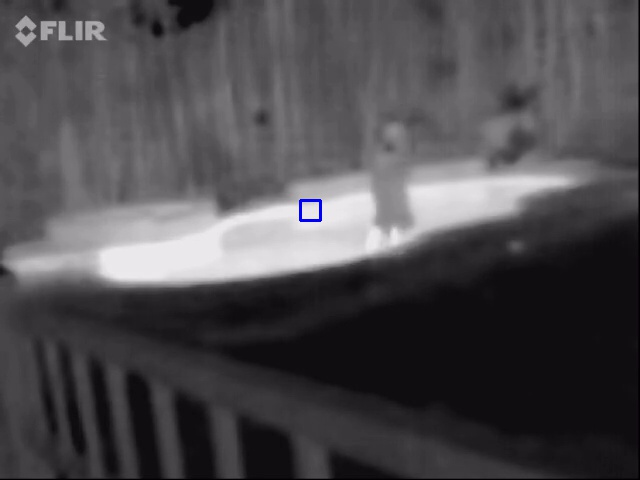
#> input picture d.jpg, 640 x 480 px, given in place of the camera
$ python detectblob.py
#> lines starting #> are read from the running program, lines starting #| are printed output that depends on the picture; after the words box and inside, x2 and y2 are one past the last pixel; in counts of white or black regions, pixels touching at a corner belong together
#!/usr/bin/env python

import numpy as np
import cv2
import glob

# [9 lines of commented-out code are left out]

blobsNotFound = []
cap = cv2.VideoCapture(0)

# Set up the SimpleBlobdetector with default parameters.
params = cv2.SimpleBlobDetector_Params()

# Change thresholds
params.minThreshold = 0;
params.maxThreshold = 256;

# Filter by Area.
params.filterByArea = True
params.minArea = 30

# Filter by Circularity
params.filterByCircularity = True
params.minCircularity = 0.1

# Filter by Convexity
params.filterByConvexity = True
params.minConvexity = 0.5

# Filter by Inertia
params.filterByInertia =True
params.minInertiaRatio = 0.5

detector = cv2.SimpleBlobDetector_create(params)

while(True):
    _, frame = cap.read()
#> frame is the input picture: shape (480, 640, 3); mean B, G, R 78.3, 75.1, 77.1

    hsv = cv2.cvtColor(frame, cv2.COLOR_BGR2HSV)
#> hsv: shape (480, 640, 3); mean H, S, V 139.9, 19.1, 78.3

    # define range of purple color in HSV
    purpleMin = np.array([115,50,10])
    purpleMax = np.array([160,255,255])

    # Sets pixels to white if in purple range, else will be set to black
    mask = cv2.inRange(hsv, purpleMin, purpleMax)
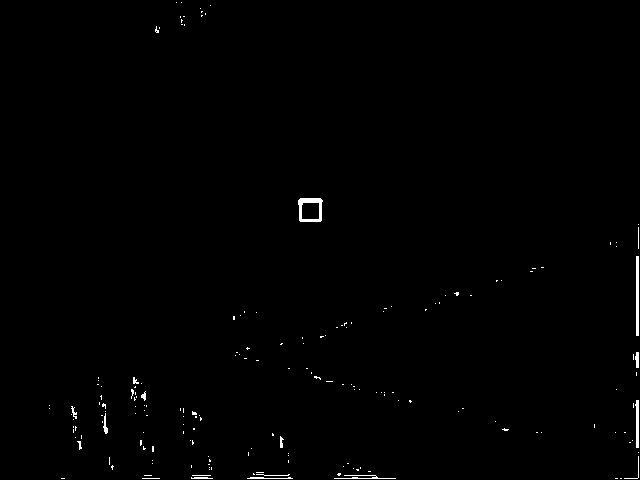
#> mask: shape (480, 640); 0.57% white; 180 white regions (164 under 20 px), largest, box (x1, y1, x2, y2) and area: (298, 198, 323, 222) 285, (636, 256, 639, 336) 240, (635, 400, 639, 448) 146

    # Bitwise-AND of mask and purple only image - only used for display
    res = cv2.bitwise_and(frame, frame, mask= mask)

    # mask = cv2.erode(mask, None, iterations=1)
    # commented out erode call, detection more accurate without it

    # dilate makes the in range areas larger
    mask = cv2.dilate(mask, None, iterations=1)
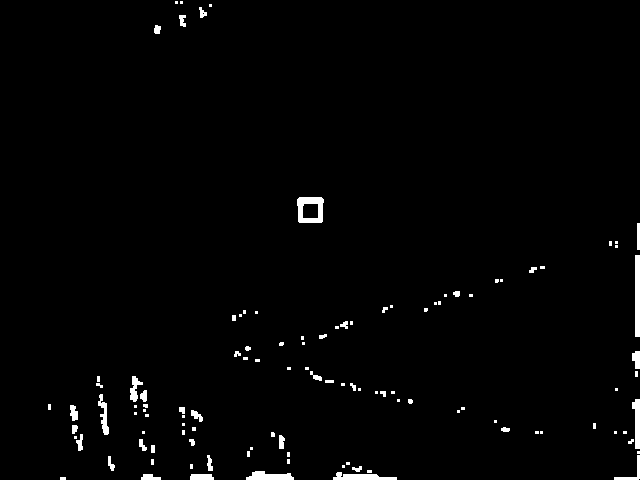
#> mask: shape (480, 640); 1.6% white; 111 white regions (67 under 20 px), largest, box (x1, y1, x2, y2) and area: (297, 197, 324, 223) 449, (635, 255, 640, 337) 410, (333, 472, 397, 480) 324

    # Detect blobs.
    reversemask=255-mask
    keypoints = detector.detect(reversemask)
#> keypoints = 7 keypoints; (x, y, size): (157, 29, 9.5), (344, 325, 8.2), (182, 410, 7.6), (456, 293, 7.5), (383, 393, 7.2), (234, 318, 7.1), (247, 348, 6.6)
    if keypoints:
        print ("found %d blobs" % len(keypoints))
#| found 7 blobs
        if len(keypoints) > 4:
            # if more than four blobs, keep the four largest
#> (the run stopped early here; a loop or call above may not have finished)
